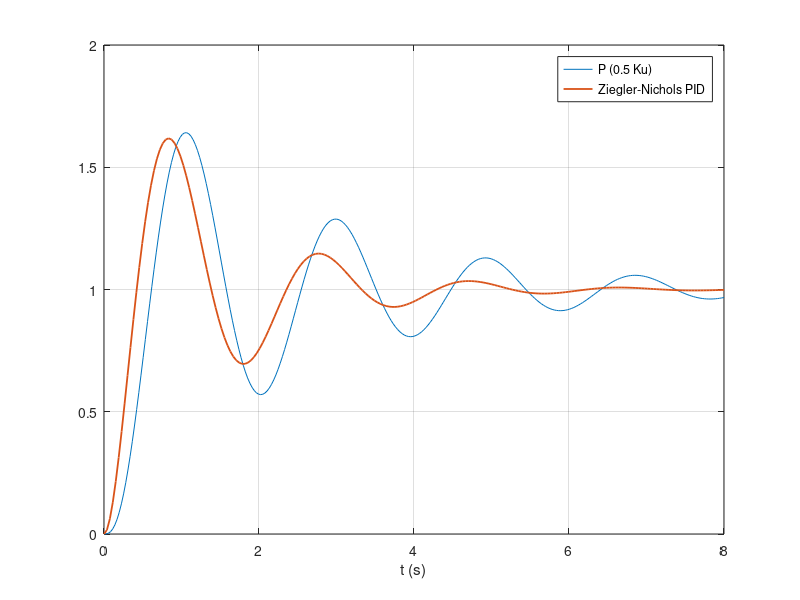

The MATLAB script that drew this image:
% Day 099 · Control Systems 2: Bode, Root Locus, Margins and PID Design — Designing a PID with Ziegler-Nichols and checking it
% Run: open this file in MATLAB and press Run (or type example_3 in the Command Window)

% Needs: Control System Toolbox
s = tf('s');
G = 1 / (s*(s + 2)*(s + 10));
Ku = 240; Pu = 2*pi/sqrt(20);                        % from the previous example
Kp = 0.6*Ku; Ki = Kp/(Pu/2); Kd = Kp*Pu/8;
C = pid(Kp, Ki, Kd);
T_p = feedback(0.5*Ku*G, 1);                         % P only (Kp = 0.5 Ku)
T_pid = feedback(C*G, 1);
[y1, t1] = step(T_p, 8);
[y2, t2] = step(T_pid, 8);
plot(t1, y1, t2, y2, 'LineWidth', 1.3); grid on
legend('P (0.5 Ku)', 'Ziegler-Nichols PID'); xlabel('t (s)')
fprintf('Kp = %.1f, Ki = %.1f, Kd = %.1f\n', Kp, Ki, Kd);
fprintf('Value at t = 8 s: P %.3f, PID %.3f; PID overshoot %.0f %% (Z-N gains are aggressive: fine-tune them next)\n', y1(end), y2(end), 100*(max(y2) - 1));
